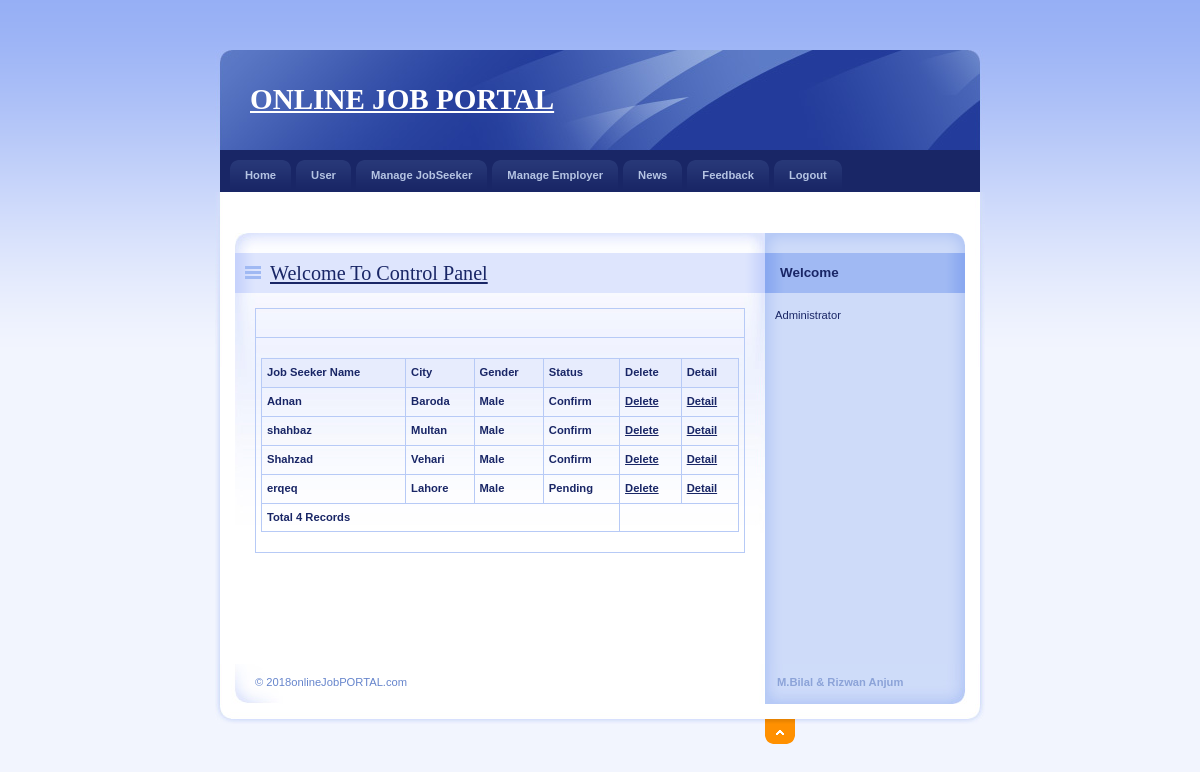
Screenshot of /Admin/ManageJob.php with the database file from the repository.
### tables this page shows
CREATE TABLE `jobseeker_reg` (
  `JobSeekId` int(11) NOT NULL,
  `JobSeekerName` varchar(20) NOT NULL,
  `Address` varchar(100) NOT NULL,
  `City` varchar(20) NOT NULL,
  `Email` varchar(40) NOT NULL,
  `Mobile` bigint(20) NOT NULL,
  `Qualification` varchar(20) NOT NULL,
  `Gender` varchar(10) NOT NULL,
  `BirthDate` date NOT NULL,
  `Resume` varchar(200) NOT NULL,
  `Status` varchar(10) NOT NULL,
  `UserName` varchar(20) NOT NULL,
  `Password` varchar(20) NOT NULL,
  `Question` varchar(100) NOT NULL,
  `Answer` varchar(50) NOT NULL
);

### Admin/ManageJob.php (the view, shortened to what this page needs)
<!DOCTYPE html PUBLIC "-//W3C//DTD XHTML 1.0 Strict//EN" "http://www.w3.org/TR/xhtml1/DTD/xhtml1-strict.dtd">
<html xmlns="http://www.w3.org/1999/xhtml" xml:lang="cs" lang="cs">
<head>
    <link rel="stylesheet" media="screen,projection" type="text/css" href="./css/main.css" />
    <link rel="stylesheet" media="print" type="text/css" href="./css/print.css" />
    <link rel="stylesheet" media="aural" type="text/css" href="./css/aural.css" />
</head>
<body id="www-url-cz">
<div id="main" class="box">
<?php
include "Header.php"
?>
<?php
include "menu.php"
?>
    <div id="page" class="box">
    <div id="page-in" class="box">
        <div id="strip" class="box noprint">
            <p id="breadcrumbs">&nbsp;</p>
        </div>
        <div id="content">
            <div class="article">
                <h2><span><a href="#">Welcome To Control Panel</a></span></h2>
                <table width="100%" border="0" cellspacing="0" cellpadding="0">
                  <tr>
                    <td>&nbsp;</td>
                  </tr>
                  <tr>
                    <td><table width="100%" border="1" bordercolor="#1CB5F1" >
                      <tr>
                        <th bgcolor="#1CB5F1" class="style3"><div align="left" class="style9 style5"><strong>Job Seeker Name</strong></div></th>
                         <th bgcolor="#1CB5F1" class="style3"><div align="left" class="style9 style5"><strong>City</strong></div></th>
                        <th bgcolor="#1CB5F1" class="style3"><div align="left" class="style12">Gender</div></th>
                        <th bgcolor="#1CB5F1" class="style3"><div align="left" class="style12">Status</div></th>
                             <th bgcolor="#1CB5F1" class="style3"><div align="left" class="style12">Delete</div></th>
                         <th bgcolor="#1CB5F1" class="style3"><div align="left" class="style9 style5"><strong>Detail</strong></div></th>
                      </tr>
                      <?php
$con = mysqli_connect("localhost","root","");
mysqli_select_db($con,"job");
$sql = "select * from JobSeeker_Reg";
$result = mysqli_query($con,$sql);
while($row = mysqli_fetch_array($result))
{
$Id=$row['JobSeekId'];
$Name=$row['JobSeekerName'];
$City=$row['City'];
$Gender=$row['Gender'];
$statu=$row["Status"];
?>
                      <tr>
                        <td class="style3"><div align="left" class="style9 style5"><strong><?php echo $Name;?></strong></div></td>
                         <td class="style3"><div align="left" class="style9 style5"><strong><?php echo $City;?></strong></div></td>
                          <td class="style3"><div align="left" class="style9 style5"><strong><?php echo $Gender;?></strong></div></td>
                          <td class="style3"><div align="left" class="style9 style5"><strong><?php echo $statu;?></strong></div></td>
                         <td class="style3"><div align="left" class="style9 style5"><strong><a href="DeleteJobseeker.php?JobSeekId=<?php echo $Id;?>">Delete</a></strong></div></td>
                         <td class="style3"><div align="left" class="style9 style5"><strong><a href="DetailJob.php?JobId=<?php echo $Id;?>">Detail</a></strong></div></td>
                      </tr>
                      <?php
}
$records = mysqli_num_rows($result);
?>
                      <tr>
                        <td colspan="4" class="style3"><div align="left" class="style12"><?php echo "Total ".$records." Records"; ?> </div></td>
                      </tr>
                    </table></td>
                  </tr>
                </table>
                <p>&nbsp;</p>
              <p class="btn-more box noprint">&nbsp;</p>
          </div>
        </div>
<?php
include "right.php"
?>
    </div>
    </div>
<?php
include "footer.php"
?>
</div>
</body>
</html>

### Admin/css/main.css (style rules this page uses)
* { min-height:1px; }
body { border:0; margin:0; padding:0; background:#F2F5FE url("../design/bg.gif") 0 0 repeat-x; font:70%/160% "verdana",sans-serif; color:#192666; _text-align:center; }
a { color:#192666; }
p { border:0; margin:15px 0; padding:0; }
div { display:block; border:0; margin:0; padding:0; }
h1, h2, h3, h4, h5 { border:0; margin:15px 0 10px 0; padding:0; font-weight:bold; }
h2 { font-size:180%; line-height:100%; font-family:"georgia",serif; font-weight:normal; }
table { display:table; border-collapse:collapse; margin:15px 0; padding:0; border:1px solid #B7CAF6; font-size:100%; }
tr { display:table-row; }
th, td { display: table-cell; border:1px solid #B7CAF6; margin:0; padding:5px; vertical-align:top; text-align:left; }
th { background:#E7ECFD; text-align:center; color:#192666; font-weight:bold; }
a, img, span { border:0; margin:0; padding:0; }
strong, .strong { font-weight:bold; }
.box { min-height:1px; _height:1px; }
.box:after { content:"."; display:block; line-height:0px; font-size:0px; visibility:hidden; clear:both; }
#main { width:770px; margin:50px auto 0 auto; _text-align:left; }
#page { width:770px; min-height:1px; background:#FFF url("../design/bg_page.gif") 0 0 repeat-y; _height:1px; }
#page-in { min-height:1px; padding:10px 0; background:url("../design/bg_page_in.jpg") 0 0 no-repeat; _height:1px; }
#strip { position:relative; clear:both; padding:3px 20px 10px 20px; color:#6182D1; }
#strip p { margin:0; }
#strip #breadcrumbs { width:520px; margin:0; padding:0; }
#content { float:left; width:530px; _width:550px; margin:0; padding:0 0 0 20px; }
#content .article { clear:both; margin:0; padding:20px; background:url("../design/content_article_bg.jpg") 0 0 no-repeat; }
#content .article h2 { margin:0 -20px; padding:10px; background:#DEE5FD url("../design/content_title_bg.gif") 0 0 repeat-y; color:#192666; }
#content .article h2 span { background:url("../design/ico_list.gif") 0 50% no-repeat; padding-left:25px; }
#content .article p { text-align:justify; }
#content .btn-more { margin:0 0 15px 0; padding:0; border:0; position:relative; }

### Admin/css/print.css (style rules this page uses)
body { border:0; margin:0; padding:0; font-size:12pt }
a { color:#000; text-decoration:none; }
h1, h2, h3 { page-break-after:avoid; page-break-inside:avoid; }
table { border-collapse: collapse; border-width:1px; border-style:solid; }
th, td { display:table-cell; border-width:1px; border-style:solid; }
.noprint { display:none; }

### Admin/css/aural.css (style rules this page uses)
body { voice-family:paul,male; volume:loud; speech-rate:slow; richness:90; stress:20; }
h1, h2, h3, h4, h5 { cue-before:url("ping.au"); }
p, table { pause:50ms; }
strong { pitch:medium; pitch-range:60; stress:90; richness:90; }

### Admin/ManageJob.php (style rules this page uses)
.style3 { font-weight: bold }

### rows the page displays
jobseeker_reg: JobSeekerName "Adnan", City "Baroda", Gender "Male", Status "Confirm"
jobseeker_reg: JobSeekerName "shahbaz", City "Multan", Gender "Male", Status "Confirm"
jobseeker_reg: JobSeekerName "Shahzad", City "Vehari", Gender "Male", Status "Confirm"
jobseeker_reg: JobSeekerName "erqeq", City "Lahore", Gender "Male", Status "Pending"

### other values shown
$records "4"
